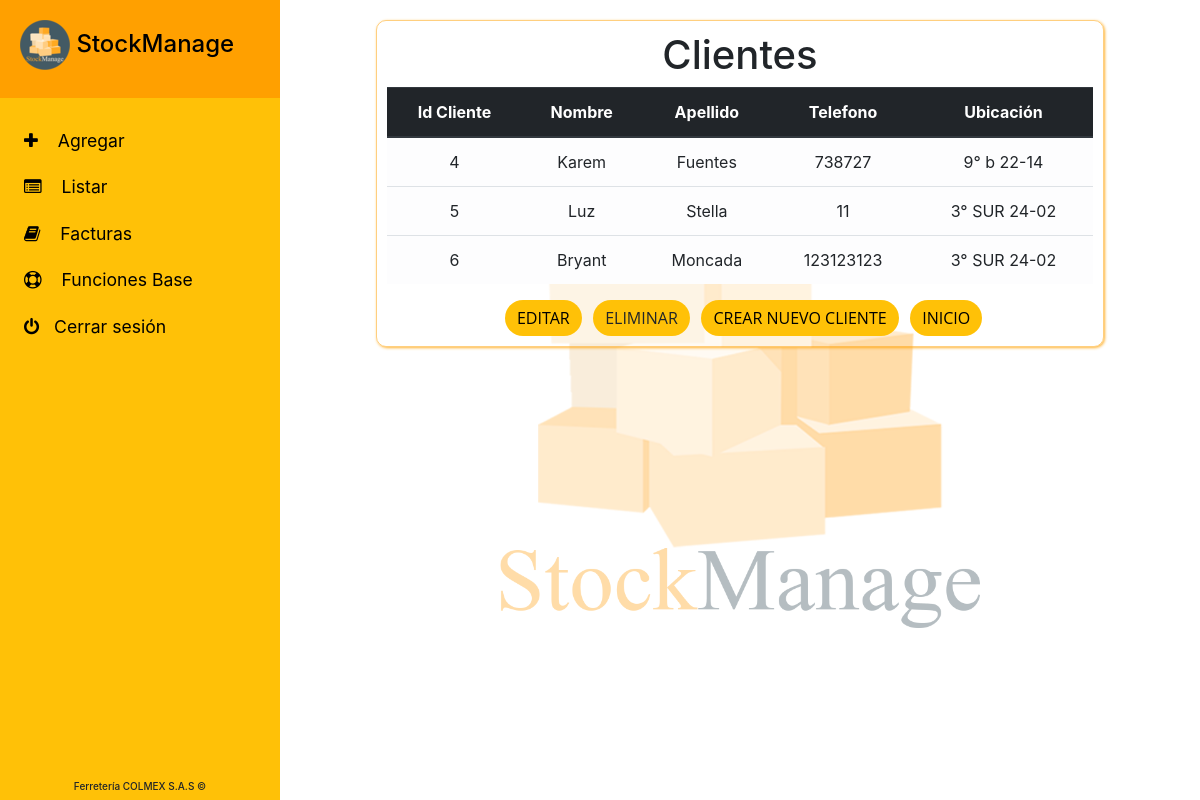
The app's page /paginas/cliente/List.php with its own data.
### tables this page shows
CREATE TABLE `cliente` (
  `cliente_id` int(11) NOT NULL AUTO_INCREMENT,
  `ubicacion_id` int(11) NOT NULL,
  `nombre` varchar(30) NOT NULL,
  `apellido` varchar(30) DEFAULT NULL,
  `telefono` int(10) NOT NULL,
  PRIMARY KEY (`cliente_id`),
  KEY `Cliente_FKIndex1` (`ubicacion_id`),
  CONSTRAINT `cliente_ibfk_1` FOREIGN KEY (`ubicacion_id`) REFERENCES `ubicacion` (`ubicacion_id`)
);

CREATE TABLE `ubicacion` (
  `ubicacion_id` int(11) NOT NULL AUTO_INCREMENT,
  `barrio_id` int(11) NOT NULL,
  `direccion` varchar(30) NOT NULL,
  `codigo_postal` int(11) DEFAULT NULL,
  PRIMARY KEY (`ubicacion_id`),
  KEY `Ubicacion_FKIndex1` (`barrio_id`),
  CONSTRAINT `ubicacion_ibfk_1` FOREIGN KEY (`barrio_id`) REFERENCES `barrio` (`barrio_id`)
);

### paginas/cliente/List.php (the view, shortened to what this page needs)
<?php
    $link =mysqli_connect("localhost","root","");
    if($link){
        mysqli_select_db($link,"ferreteriacolmex");
    }
?>
<!DOCTYPE html>
<html>
    <head>
        <link href="/ProyectoBases2/resources/vendor/bootstrap/css/bootstrap1.min.css" rel="stylesheet"/>
        <link href="/ProyectoBases2/resources/vendor/font-awesome/css/font-awesome.min.css" rel="stylesheet" type="text/css"/>
        <link href="/ProyectoBases2/resources/css/base.css" rel="stylesheet"/>
        <link href="/ProyectoBases2/resources/css/display-lg.css" rel="stylesheet"/>
        <link href="/ProyectoBases2/resources/css/display-md.css" rel="stylesheet"/>
        <link href="/ProyectoBases2/resources/css/display-sm.css" rel="stylesheet"/>
    </head>
    <body>
        <div class="wrapper">
            <nav id="sidebar">
                <div class="header">
                    <h4>
                        <img id="sidebarCollapse" src="/ProyectoBases2/resources/images/LogoCirculo1.png"/>
                        <a data-toggle="collapse" href="#bienvenida" role="button">StockManage</a>
                    </h4>
                </div>
                <ul class="list-unstyled components">
                    <li>
                        <a data-toggle="collapse" href="#add" role="button" aria-expanded="false" aria-controls="add" class="nav-link"><i class="fa fa-plus"></i> Agregar </a>
                    </li>
                    <li>
                        <a data-toggle="collapse" href="#list" role="button" aria-expanded="false" aria-controls="list" class="nav-link"><i class="fa fa-list-alt"></i> Listar </a>
                    </li>
                    <li>
                        <a href="/ProyectoBases2/paginas/factura/List.php" class="nav-link"><i class="fa fa-book"></i> Facturas </a>
                    </li>
                     <li>
                        <a data-toggle="collapse" href="#settings" role="button" aria-expanded="false" aria-controls="settings" class="nav-link"><i class="fa fa-support"></i> Funciones Base </a>
                    </li>
                    <li>
                        <a class="nav-link" data-toggle="modal" data-target="#confirm" href="">
                            <i class="fa fa-power-off" id="cerrar"></i><span class="nav-link-text">Cerrar sesión</span>
                        </a>
                    </li>
                </ul>
                <div class="footer">
                    <h6>Ferretería COLMEX S.A.S &copy;</h6>
                </div>
            </nav>
            <div id="content" class="background-page">
                <div class="contenido">
                    <h1 class="titleCreate">Clientes</h1>
                    <table class="table table-light text-font">
                        <thead class="thead-dark">
                            <tr>
                                <th scope="col">Id Cliente</th>
                                <th scope="col">Nombre</th>
                                <th scope="col">Apellido</th>
                                <th scope="col">Telefono</th>
                                <th scope="col">Ubicación</th>
                            </tr>
                        </thead>
                        <tbody>
                            <?php
                            $check=mysqli_query($link,"SELECT * from cliente;");
                            while($row= mysqli_fetch_array($check)){
                                $checkUbicacion=mysqli_query($link,"SELECT direccion from ubicacion where ubicacion_id = " .$row['ubicacion_id']. ";");
                                $ubicacion = mysqli_fetch_array($checkUbicacion);
                                echo "<tr>";
                                    echo "<td>".$row['cliente_id']."</td>";
                                    echo "<td>".$row['nombre']."</td>";
                                    echo "<td>".$row['apellido']."</td>";
                                    echo "<td>".$row['telefono']."</td>";
                                    echo "<td>".$ubicacion['direccion']."</td>";
                                echo "</tr>";
                            }
                            ?>
                        </tbody>
                    </table>
                    <a class='btn btn-ambar' href='/ProyectoBases2/paginas/cliente/Edit.php'>Editar</a>
                    <a class='btn btn-ambar' data-toggle='modal' data-target='#confirmarCampo' >Eliminar</a>
                    <a class="btn btn-ambar" href="/ProyectoBases2/paginas/cliente/Create.php">Crear nuevo cliente</a>
                    <a class="btn btn-ambar" href="/ProyectoBases2/administrador.html">Inicio</a>
                </div>
            </div>
        </div>
    </body>
</html>

### resources/css/base.css (style rules this page uses)
html { font-family:'Open Sans','Helvetica Neue',Arial,sans-serif; }
.background-page { background-image: url('/ProyectoBases2/resources/images/LogoSinFondo.png'); background-repeat:no-repeat; background-position: center; background-size: 500px 500px; }
a, a:hover, a:focus { color: inherit; text-decoration: none; transition: all 0.3s; }
.btn { font-weight: 500; text-transform: uppercase; border: none; border-radius: 90px; font-family: 'Open Sans', 'Helvetica Neue', Arial, sans-serif; margin-left: 1%; }
.btn-ambar { background: #ffc107; color: #000000; }
.titleCreate { width: 100%; }
#content { width: 100%; padding: 20px 5px 0 5px; min-height: 100vh; transition: all 0.3s; }
.contenido { padding: 10px; border: 1px solid rgba(255, 160, 0, 0.5); border-radius: 10px; margin-bottom: 40px; box-shadow: 1px 1px 3px rgba(255, 160, 0, 0.8); text-align: center; width: 80%; margin-left: 10%; align-content: center; align-items: center; }
#sidebar { min-width: 280px; max-width: 280px; background: #ffc107 ; min-height: 100vh; transition: all 0.3s; }
#sidebar ul li a { text-align: left; margin-left: 5%; color: black; }
#sidebar .header { padding: 20px; background: #ffa000; }
#sidebar ul.components { padding: 20px 0; }
#sidebar ul li a { padding: 10px; font-size: 1.1em; display: block; }
#sidebar ul li a i { margin-right: 15px; }
a[data-toggle="collapse"] { position: relative; }
.header { color: black; font-weight: 700; padding: 1em; }
.footer { min-width: 280px; max-width: 280px; position: absolute; bottom: 0; }
.footer h6 { text-align: center; font-size: 10px; }

### resources/css/display-lg.css (style rules this page uses)
@media (min-width: 981px) { .wrapper { display: flex; width: 100%; align-items: stretch; } }

### records on screen
cliente: cliente_id "4", nombre "Karem", apellido "Fuentes", telefono "738727", ubicacion.direccion "9° b 22-14"
cliente: cliente_id "5", nombre "Luz", apellido "Stella", telefono "11", ubicacion.direccion "3° SUR 24-02"
cliente: cliente_id "6", nombre "Bryant", apellido "Moncada", telefono "123123123", ubicacion.direccion "3° SUR 24-02"
